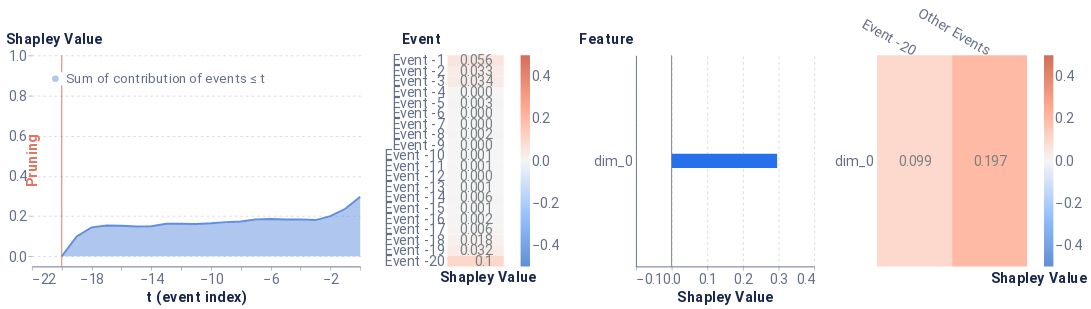

Here is the notebook cell this chart was saved with:
### Markdown cell above
<b>2. Selecting the item which has the highest score.</b><br>
This item is the most likely to be selected amongst all the items.

### Code cell
max_event = array.argmax()
local_event_explaination(max_event)

### Figure 1 — Vega-Lite specification as saved in the notebook (floating-point values rounded to 4 significant figures)
{"config": {"axis": {"domain": true, "domainColor": "#666F89", "grid": false, "gridCap": "round", "gridColor": "#B3B7C4", "gridDash": [2, 4], "gridWidth": 0.5, "labelColor": "#666F89", "labelFont": "Roboto, Arial, sans-serif", "labelPadding": 2, "tickColor": "#666F89", "tickOpacity": 0.5, "tickSize": 4, "titleColor": "#19274E", "titleFont": "Roboto, Arial, sans-serif", "titleFontSize": 12}, "axisBand": {"domain": true, "labelPadding": 4, "ticks": false}, "axisY": {"domain": false, "titleAlign": "left", "titleAngle": 0, "titleX": -20, "titleY": -10}, "legend": {"labelColor": "#666F89", "labelFont": "Roboto, Arial, sans-serif", "labelFontSize": 12, "symbolSize": 40, "titleColor": "#19274E", "titleFont": "Roboto, Arial, sans-serif", "titleFontSize": 12, "titlePadding": 4}, "arc": {"stroke": "#FFFFFF", "strokeWidth": 1}, "bar": {"fill": "#2770EB", "stroke": null}, "line": {"stroke": "#2770EB", "strokeWidth": 2}, "path": {"stroke": "#2770EB", "strokeWidth": 0.5}, "point": {"fill": "#2770EB", "shape": "circle", "filled": true}, "rect": {"fill": "#2770EB"}, "rule": {"stroke": "#666F89"}, "shape": {"stroke": "#2770EB"}, "text": {"color": "#19274E", "font": "Roboto, Arial, sans-serif", "fontSize": 12}, "range": {"category": ["#2770EB", "#77B98A", "#DA5252", "#FFC400", "#A87AEA", "#00A39E", "#19274E"], "diverging": ["#006360", "#2BB3AE", "#96D9D7", "#FFFFFF", "#EDAAAA", "#DA5252", "#811D1D"], "heatmap": ["#18448F", "#1B4EA5", "#2770EB", "#4C88EE", "#82ACF3", "#A6C4F7", "#E9F1FD"], "ramp": ["#18448F", "#1B4EA5", "#2770EB", "#4C88EE", "#82ACF3", "#A6C4F7", "#E9F1FD"]}, "background": "#FFFFFF", "group": {"fill": "#FFFFFF"}, "header": {"labelColor": "#19274E", "labelFont": "Roboto, Arial, sans-serif", "labelFontSize": 12, "titleColor": "#19274E", "titleFont": "Roboto, Arial, sans-serif", "titleFontSize": 16}, "title": {"anchor": "start", "color": "#19274E", "font": "Roboto, Arial, sans-serif", "fontSize": 20, "fontWeight": "bold", "offset": 20, "subtitleColor": "#19274E", "subtitleFontSize": 16}, "view": {"continuousHeight": 300, "continuousWidth": 400, "stroke": "transparent"}}, "hconcat": [{"layer": [{"mark": {"type": "area", "opacity": 0.5}, "encoding": {"color": {"field": "Coalition", "legend": {"fillColor": "white", "labelFontSize": 14, "labelLimit": 0, "orient": "top-left", "symbolSize": 50, "symbolStrokeWidth": 0, "title": null}, "scale": {"domain": ["Sum of contribution of events ≤ t"], "range": ["#618FE0"]}, "type": "nominal"}, "x": {"axis": {"labelFontSize": 15, "title": "t (event index)", "titleFontSize": 15}, "field": "t (event index)", "type": "quantitative"}, "y": {"axis": {"grid": true, "labelFontSize": 15, "titleFontSize": 15, "titleX": -28}, "field": "Shapley Value", "scale": {"domain": [-0.05, 1]}, "type": "quantitative"}}}, {"mark": "line", "encoding": {"color": {"field": "Coalition", "legend": {"fillColor": "white", "labelFontSize": 14, "labelLimit": 0, "orient": "top-left", "symbolSize": 50, "symbolStrokeWidth": 0, "title": null}, "scale": {"domain": ["Sum of contribution of events ≤ t"], "range": ["#618FE0"]}, "type": "nominal"}, "x": {"axis": {"labelFontSize": 15, "title": "t (event index)", "titleFontSize": 15}, "field": "t (event index)", "type": "quantitative"}, "y": {"axis": {"grid": true, "labelFontSize": 15, "titleFontSize": 15, "titleX": -28}, "field": "Shapley Value", "scale": {"domain": [-0.05, 1]}, "type": "quantitative"}}}, {"data": {"name": "data-a5230d44a0ee90255047fc67d1705c8b"}, "mark": {"type": "rule", "color": "#E17560"}, "encoding": {"x": {"field": "x", "type": "quantitative"}}}, {"data": {"name": "data-ee8aec25528fa53b6011f1eacee6f6c5"}, "mark": {"type": "text", "angle": 270, "color": "#E17560", "fontSize": 15, "fontWeight": "bold", "text": "Pruning"}, "encoding": {"x": {"field": "x", "type": "quantitative"}}}], "data": {"name": "data-5351d6575cc270016e5fceef5fe3233f"}, "height": 225, "width": 350}, {"layer": [{"mark": "rect", "encoding": {"color": {"field": "rounded", "legend": {"gradientLength": 225, "gradientThickness": 10, "labelFontSize": 15, "orient": "right"}, "scale": {"domain": [-0.5, 0.5], "range": ["#5f8fd6", "#99c3fb", "#f5f5f5", "#ffaa92", "#d16f5b"]}, "title": null, "type": "quantitative"}, "x": {"axis": {"title": "Shapley Value", "titleFontSize": 15}, "field": "column", "type": "ordinal"}, "y": {"axis": {"domain": false, "labelFontSize": 15, "title": "Event", "titleFontSize": 15, "titleX": -49}, "field": "Feature", "sort": ["Event -1", "Event -2", "Event -3", "Event -4", "Event -5", "Event -6", "Event -7", "Event -8", "Event -9", "Event -10", "Event -11", "Event -12", "Event -13", "Event -14", "Event -15", "Event -16", "Event -17", "Event -18", "Event -19", "Event -20"], "type": "ordinal"}}}, {"mark": {"type": "text", "align": "right", "baseline": "middle", "color": "#798184", "dx": 18, "fontSize": 15}, "encoding": {"text": {"field": "rounded_str", "type": "nominal"}, "x": {"axis": {"domain": false, "labels": false, "title": "Shapley Value", "titleX": 43}, "field": "column", "type": "ordinal"}, "y": {"axis": {"domain": false, "labelFontSize": 15, "title": "Event", "titleFontSize": 15, "titleX": -49}, "field": "Feature", "sort": ["Event -1", "Event -2", "Event -3", "Event -4", "Event -5", "Event -6", "Event -7", "Event -8", "Event -9", "Event -10", "Event -11", "Event -12", "Event -13", "Event -14", "Event -15", "Event -16", "Event -17", "Event -18", "Event -19", "Event -20"], "type": "ordinal"}}}], "data": {"name": "data-446b0e2d2f2986fcac57f6169234635a"}, "height": 225, "width": 60}, {"layer": [{"data": {"name": "data-3d28b8a23532d67c44b94e5d0909ed00"}, "mark": {"type": "bar", "size": 15, "thickness": 1}, "encoding": {"x": {"axis": {"grid": true, "labelFontSize": 15, "title": "Shapley Value", "titleFontSize": 15}, "field": "Shapley Value", "scale": {"domain": [-0.1, 0.4]}, "type": "quantitative"}, "y": {"axis": {"labelFontSize": 15, "title": "Feature", "titleFontSize": 15, "titleX": -61}, "field": "Feature", "sort": {"field": "sort_col", "order": "descending"}, "type": "nominal"}}}, {"data": {"name": "data-9c00aa9dc2b1c1a0b4bf9b34ead12925"}, "mark": {"type": "rule", "color": "#798184"}, "encoding": {"x": {"field": "x", "type": "quantitative"}}}], "height": 225, "width": 190}, {"layer": [{"mark": "rect", "encoding": {"color": {"field": "rounded", "legend": {"gradientLength": 225, "gradientThickness": 10, "labelFontSize": 15, "orient": "right"}, "scale": {"domain": [-0.5, 0.5], "range": ["#5f8fd6", "#99c3fb", "#f5f5f5", "#ffaa92", "#d16f5b"]}, "title": null, "type": "quantitative"}, "x": {"axis": {"titleFontSize": 15}, "field": "Event", "sort": ["Event -20"], "type": "nominal"}, "y": {"axis": {"domain": false, "labelFontSize": 15, "title": null}, "field": "Feature", "sort": [], "type": "nominal"}}}, {"mark": {"type": "text", "align": "right", "baseline": "middle", "color": "#798184", "dx": 18, "fontSize": 15}, "encoding": {"text": {"field": "rounded_str", "type": "nominal"}, "x": {"axis": {"domain": false, "labelAngle": 30, "labelFontSize": 15, "orient": "top", "title": "Shapley Value", "titleX": 172, "titleY": 245}, "field": "Event", "sort": ["Event -20"], "type": "nominal"}, "y": {"axis": {"domain": false, "labelFontSize": 15, "title": null}, "field": "Feature", "sort": [], "type": "nominal"}}}], "data": {"name": "data-9e5f34c431480417b8117c9cdb29ab31"}, "height": 225, "width": 160}], "resolve": {"scale": {"color": "independent"}}, "$schema": "https://vega.github.io/schema/vega-lite/v4.17.0.json", "datasets": {"data-5351d6575cc270016e5fceef5fe3233f": [{"Coalition": "Sum of contribution of events > t", "t (event index)": 0, "Shapley Value": -7.451e-08}, {"Coalition": "Sum of contribution of events ≤ t", "t (event index)": 0, "Shapley Value": 0.296}, {"Coalition": "Sum of contribution of events > t", "t (event index)": -1, "Shapley Value": 0.05935}, {"Coalition": "Sum of contribution of events ≤ t", "t (event index)": -1, "Shapley Value": 0.2367}, {"Coalition": "Sum of contribution of events > t", "t (event index)": -2, "Shapley Value": 0.09622}, {"Coalition": "Sum of contribution of events ≤ t", "t (event index)": -2, "Shapley Value": 0.1998}, {"Coalition": "Sum of contribution of events > t", "t (event index)": -3, "Shapley Value": 0.1155}, {"Coalition": "Sum of contribution of events ≤ t", "t (event index)": -3, "Shapley Value": 0.1805}, {"Coalition": "Sum of contribution of events > t", "t (event index)": -4, "Shapley Value": 0.1119}, {"Coalition": "Sum of contribution of events ≤ t", "t (event index)": -4, "Shapley Value": 0.1841}, {"Coalition": "Sum of contribution of events > t", "t (event index)": -5, "Shapley Value": 0.113}, {"Coalition": "Sum of contribution of events ≤ t", "t (event index)": -5, "Shapley Value": 0.183}, {"Coalition": "Sum of contribution of events > t", "t (event index)": -6, "Shapley Value": 0.11}, {"Coalition": "Sum of contribution of events ≤ t", "t (event index)": -6, "Shapley Value": 0.1861}, {"Coalition": "Sum of contribution of events > t", "t (event index)": -7, "Shapley Value": 0.112}, {"Coalition": "Sum of contribution of events ≤ t", "t (event index)": -7, "Shapley Value": 0.1841}, {"Coalition": "Sum of contribution of events > t", "t (event index)": -8, "Shapley Value": 0.1224}, {"Coalition": "Sum of contribution of events ≤ t", "t (event index)": -8, "Shapley Value": 0.1736}, {"Coalition": "Sum of contribution of events > t", "t (event index)": -9, "Shapley Value": 0.1257}, {"Coalition": "Sum of contribution of events ≤ t", "t (event index)": -9, "Shapley Value": 0.1703}, {"Coalition": "Sum of contribution of events > t", "t (event index)": -10, "Shapley Value": 0.1313}, {"Coalition": "Sum of contribution of events ≤ t", "t (event index)": -10, "Shapley Value": 0.1647}, {"Coalition": "Sum of contribution of events > t", "t (event index)": -11, "Shapley Value": 0.1351}, {"Coalition": "Sum of contribution of events ≤ t", "t (event index)": -11, "Shapley Value": 0.161}, {"Coalition": "Sum of contribution of events > t", "t (event index)": -12, "Shapley Value": 0.134}, {"Coalition": "Sum of contribution of events ≤ t", "t (event index)": -12, "Shapley Value": 0.162}, {"Coalition": "Sum of contribution of events > t", "t (event index)": -13, "Shapley Value": 0.1342}, {"Coalition": "Sum of contribution of events ≤ t", "t (event index)": -13, "Shapley Value": 0.1619}, {"Coalition": "Sum of contribution of events > t", "t (event index)": -14, "Shapley Value": 0.1461}, {"Coalition": "Sum of contribution of events ≤ t", "t (event index)": -14, "Shapley Value": 0.1499}, {"Coalition": "Sum of contribution of events > t", "t (event index)": -15, "Shapley Value": 0.1479}, {"Coalition": "Sum of contribution of events ≤ t", "t (event index)": -15, "Shapley Value": 0.1482}, {"Coalition": "Sum of contribution of events > t", "t (event index)": -16, "Shapley Value": 0.1438}, {"Coalition": "Sum of contribution of events ≤ t", "t (event index)": -16, "Shapley Value": 0.1522}, {"Coalition": "Sum of contribution of events > t", "t (event index)": -17, "Shapley Value": 0.1423}, {"Coalition": "Sum of contribution of events ≤ t", "t (event index)": -17, "Shapley Value": 0.1537}, {"Coalition": "Sum of contribution of events > t", "t (event index)": -18, "Shapley Value": 0.1519}, {"Coalition": "Sum of contribution of events ≤ t", "t (event index)": -18, "Shapley Value": 0.1442}, {"Coalition": "Sum of contribution of events > t", "t (event index)": -19, "Shapley Value": 0.1968}, {"Coalition": "Sum of contribution of events ≤ t", "t (event index)": -19, "Shapley Value": 0.09925}, {"Coalition": "Sum of contribution of events > t", "t (event index)": -20, "Shapley Value": 0.296}, {"Coalition": "Sum of contribution of events ≤ t", "t (event index)": -20, "Shapley Value": -7.451e-08}], "data-a5230d44a0ee90255047fc67d1705c8b": [{"x": -20}], "data-ee8aec25528fa53b6011f1eacee6f6c5": [{"x": -22}], "data-446b0e2d2f2986fcac57f6169234635a": [{"Shapley Value": 0.05557, "Feature": "Event -1", "row": 1, "column": 1, "rounded": 0.056, "rounded_str": "0.056"}, {"Shapley Value": 0.03284, "Feature": "Event -2", "row": 2, "column": 1, "rounded": 0.033, "rounded_str": "0.033"}, {"Shapley Value": 0.03375, "Feature": "Event -3", "row": 3, "column": 1, "rounded": 0.034, "rounded_str": "0.034"}, {"Shapley Value": 0.0, "Feature": "Event -4", "row": 4, "column": 1, "rounded": 0.0, "rounded_str": "0.000"}, {"Shapley Value": 0.003404, "Feature": "Event -5", "row": 5, "column": 1, "rounded": 0.003, "rounded_str": "0.003"}, {"Shapley Value": 0.0, "Feature": "Event -6", "row": 6, "column": 1, "rounded": 0.0, "rounded_str": "0.000"}, {"Shapley Value": 0.000448, "Feature": "Event -7", "row": 7, "column": 1, "rounded": 0.0, "rounded_str": "0.000"}, {"Shapley Value": 0.002078, "Feature": "Event -8", "row": 8, "column": 1, "rounded": 0.002, "rounded_str": "0.002"}, {"Shapley Value": 0.0, "Feature": "Event -9", "row": 9, "column": 1, "rounded": 0.0, "rounded_str": "0.000"}, {"Shapley Value": 0.001006, "Feature": "Event -10", "row": 10, "column": 1, "rounded": 0.001, "rounded_str": "0.001"}, {"Shapley Value": 0.0006484, "Feature": "Event -11", "row": 11, "column": 1, "rounded": 0.001, "rounded_str": "0.001"}, {"Shapley Value": 0.0, "Feature": "Event -12", "row": 12, "column": 1, "rounded": 0.0, "rounded_str": "0.000"}, {"Shapley Value": 0.0008954, "Feature": "Event -13", "row": 13, "column": 1, "rounded": 0.001, "rounded_str": "0.001"}, {"Shapley Value": 0.006371, "Feature": "Event -14", "row": 14, "column": 1, "rounded": 0.006, "rounded_str": "0.006"}, {"Shapley Value": 0.001078, "Feature": "Event -15", "row": 15, "column": 1, "rounded": 0.001, "rounded_str": "0.001"}, {"Shapley Value": 0.002387, "Feature": "Event -16", "row": 16, "column": 1, "rounded": 0.002, "rounded_str": "0.002"}, {"Shapley Value": 0.005813, "Feature": "Event -17", "row": 17, "column": 1, "rounded": 0.006, "rounded_str": "0.006"}, {"Shapley Value": 0.01782, "Feature": "Event -18", "row": 18, "column": 1, "rounded": 0.018, "rounded_str": "0.018"}, {"Shapley Value": 0.03175, "Feature": "Event -19", "row": 19, "column": 1, "rounded": 0.032, "rounded_str": "0.032"}, {"Shapley Value": 0.1002, "Feature": "Event -20", "row": 20, "column": 1, "rounded": 0.1, "rounded_str": "0.1"}], "data-3d28b8a23532d67c44b94e5d0909ed00": [{"Random seed": 42, "NSamples": 32000, "Feature": "dim_0", "Shapley Value": 0.296, "sort_col": 0.296}], "data-9c00aa9dc2b1c1a0b4bf9b34ead12925": [{"x": 0}], "data-9e5f34c431480417b8117c9cdb29ab31": [{"Event": "Other Events", "Feature": "dim_0", "Shapley Value": 0.1968, "rounded": 0.197, "rounded_str": "0.197"}, {"Event": "Event -20", "Feature": "dim_0", "Shapley Value": 0.09925, "rounded": 0.099, "rounded_str": "0.099"}]}}
